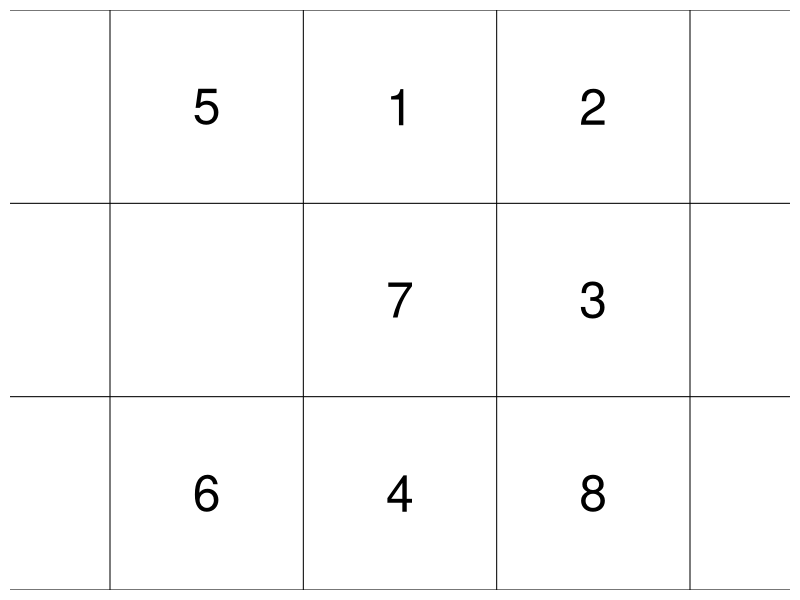
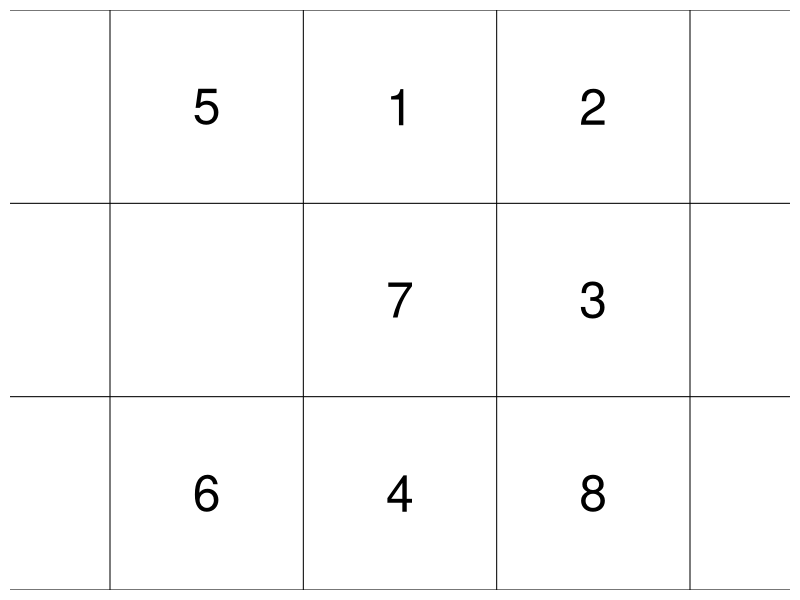
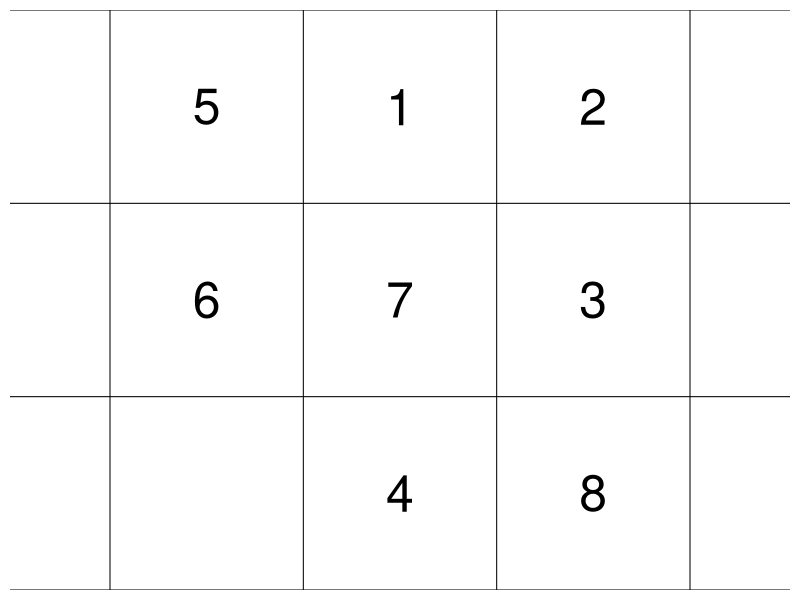
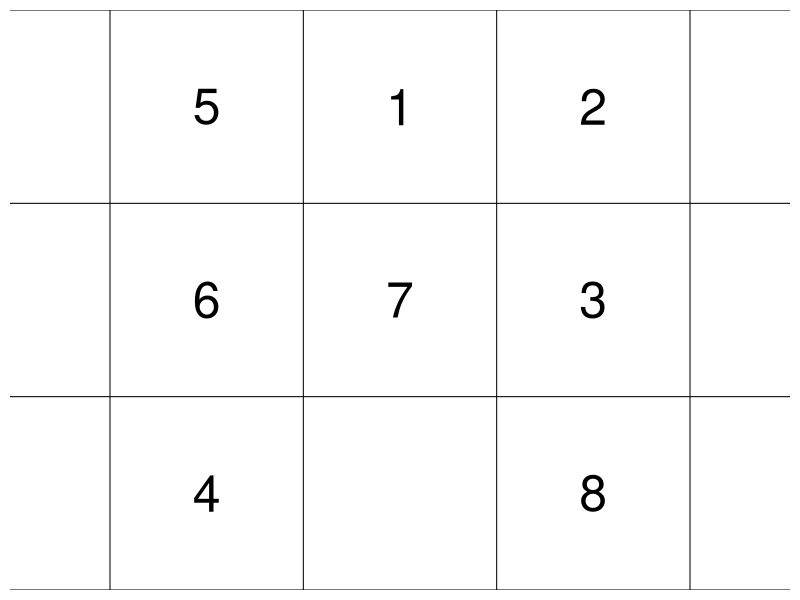
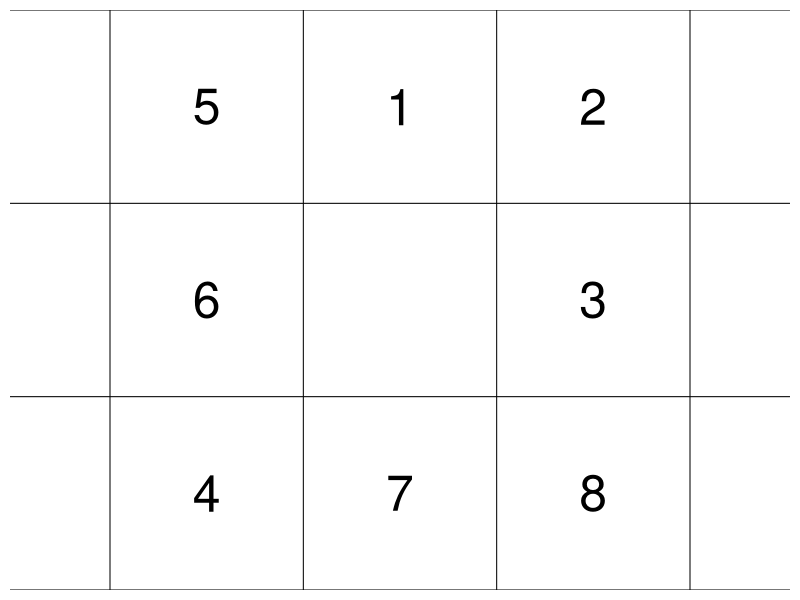
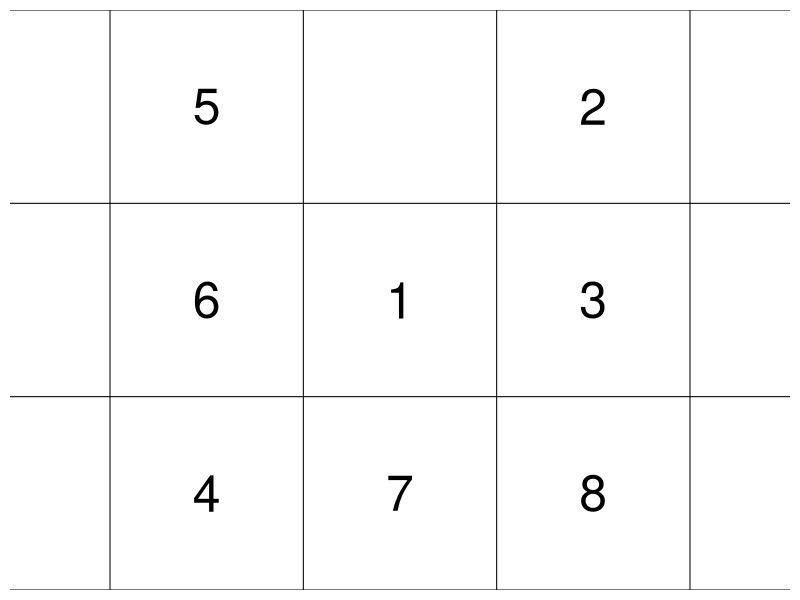
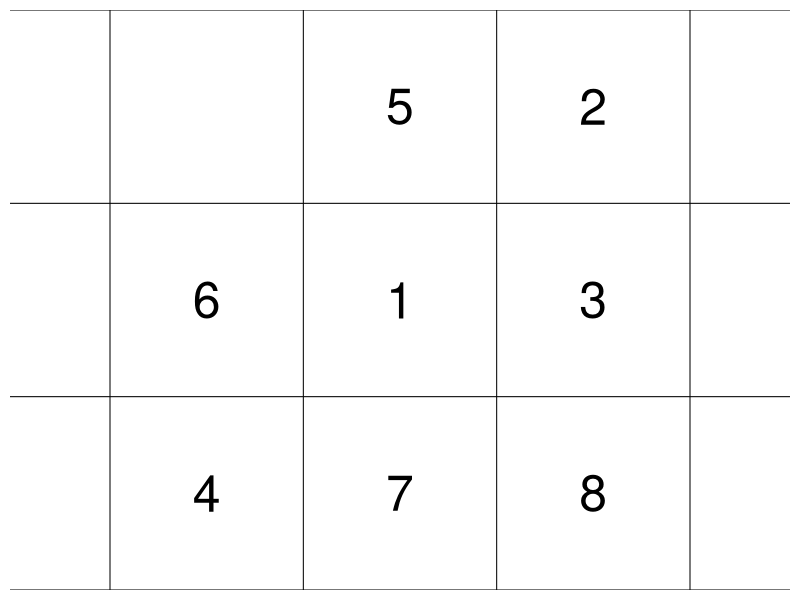
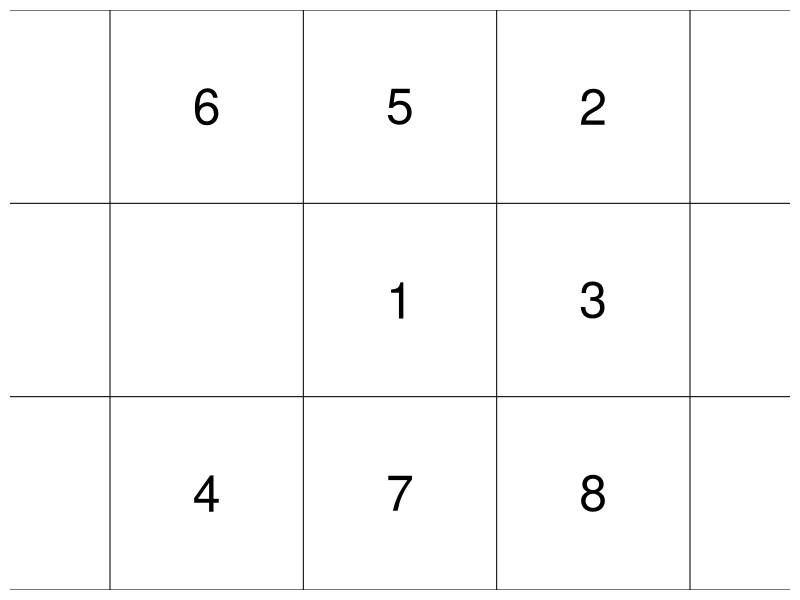

The R script that drew these images, in order:
# Modificación del programa para que funcione con DFS(busqueda en profundidad)
# Author: brayan stiven vasquez villa
# Date: 12-04-2018

#================================================================================================

#Clase 3: Métodos de búsqueda sin información en espacios discretos /////////////////////////////
#================================================================================================

#-----------------------------------------------------------------------------------------------

#Función para graficar el rompecabezas ::::::::::::::::::::::::::::::::::::::::::::::::::::::
#-----------------------------------------------------------------------------------------------

graph.puzzle=function(m){
  
  df <- expand.grid(x=1:ncol(m),y=1:nrow(m))
  
  df$val <- m[as.matrix(df[c('y','x')])]
  
  par(mar=c(.5,.5,.5,.5))
  
  plot(x=df$x,y=df$y,pch=as.character(df$val), asp=1,cex=3,xlim=c(0.5,3.5),ylim=c(3.5,0.5),xaxt="n",yaxt="n",xlab="",ylab="",
       xaxs="i", yaxs="i", axes=F)
  abline(v=0.5+(0:3),h=0.5+(0:3))
}


#-----------------------------------------------------------------------------------------------

#Función generadora de estados para el rompecabezas ::::::::::::::::::::::::::::::::::::::::::::
#-----------------------------------------------------------------------------------------------

puzzle.states=function(m){
  
  p=which(is.na(m),arr.ind=TRUE); #Posición del espacio vacío
  
  ph=matrix(c(1,0,0,1,-1,0,0,-1)+rep(p,4),nrow=4,byrow=TRUE);#Posiciones a donde se va a mover el espacio vacío
  
  ph=apply(ph,2,pmin,3); #Corrección de las posiciones para que no sean mayores a 3
  
  ph=apply(ph,2,pmax,1); #Corrección de las posiciones para que no sean menores a 1
  
  estados=vector(length=4,mode='list');
  
  for(i in 1:nrow(ph)){
    
    e=m;
    
    e[p[1],p[2]]=e[ph[i,1],ph[i,2]];
    
    e[ph[i,1],ph[i,2]]=NA;
    
    estados[[i]]=e;
  }
  
  return(estados);
  
}


#-----------------------------------------------------------------------------------------------

#Esta función verifica si se llegó al nodo objetivo:::::::::::::::::::::::::::::::::::::::::::::
#-----------------------------------------------------------------------------------------------

finalizar=function(nodo){
  solucion <- matrix(c(1,2,3,4,5,6,7,8,NA), nrow=3, ncol=3,byrow=TRUE);
  return(identical(nodo,solucion))
}

#-----------------------------------------------------------------------------------------------
#Rutina principal Modificada con el algoritmo DFS(busqueda en profundidad)
#-----------------------------------------------------------------------------------------------                        

# Función que indica si un elemento está en la lista pasada por parametro
en_lista <- function(item,lista){
  resp = FALSE
  for(itnodo in lista){
    if(identical(item,itnodo)){
      resp = TRUE
    }
  }
  return(resp)
}

# Función que crea un nuevo vector quitando el nodo dado de la lista
nuevo_vector <- function(nodo,lista){
  respuesta = list()
  for(item in lista){
    if(!identical(nodo,item)){
      respuesta[[length(respuesta)+1]] = item
    }
  }
  return(respuesta)
}

# Método que recorre el vector respuesta para llamar al método que grafica
visualizar_puzzle <- function(vector){
  for(i in 1:length(vector)){
    
    graph.puzzle(vector[[i]]);
    
    Sys.sleep(1)
    
  }
}

# Algoritmo recursivo de busqueda por profundidad
pasos = 0

dfs <- function(nodo,visitados,profundidad){
  pasos <<- pasos + 1
  print(pasos)
  resp = "NOT"
  profundidad = profundidad - 1
  if(profundidad>1){
    respuesta = finalizar(nodo)
    index = length(visitados)+1
    if(respuesta){
      visitados[[index]] = nodo
      print(nodo)
      print(visitados)
      visualizar_puzzle(visitados)
      resp = "OK"
      return(resp)
    }else{
      visitados[[index]] = nodo
      vecinos = puzzle.states(nodo)
      for(item in vecinos){
        if(resp != "OK"){
          if(!(en_lista(item,visitados))){
            resp = dfs(item,visitados,profundidad)
          }
        }
      }
      visitados = nuevo_vector(nodo,visitados)
    }
  }
  return(resp)
}

main <- function(){
  m <- matrix(c(5,1,2,NA,7,3,6,4,8), nrow=3, ncol=3,byrow=TRUE)
  visitados = list()
  graph.puzzle(m)
  dfs(m,visitados,22)
}

main()
